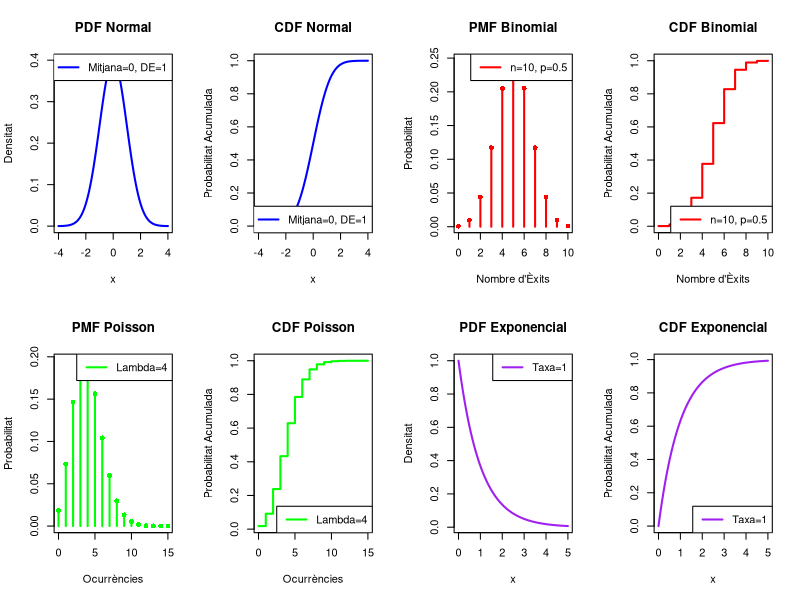
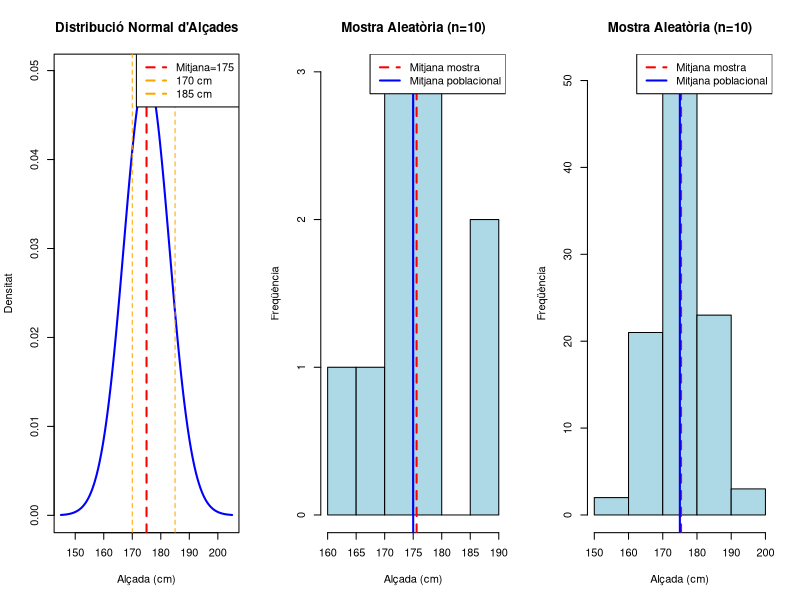
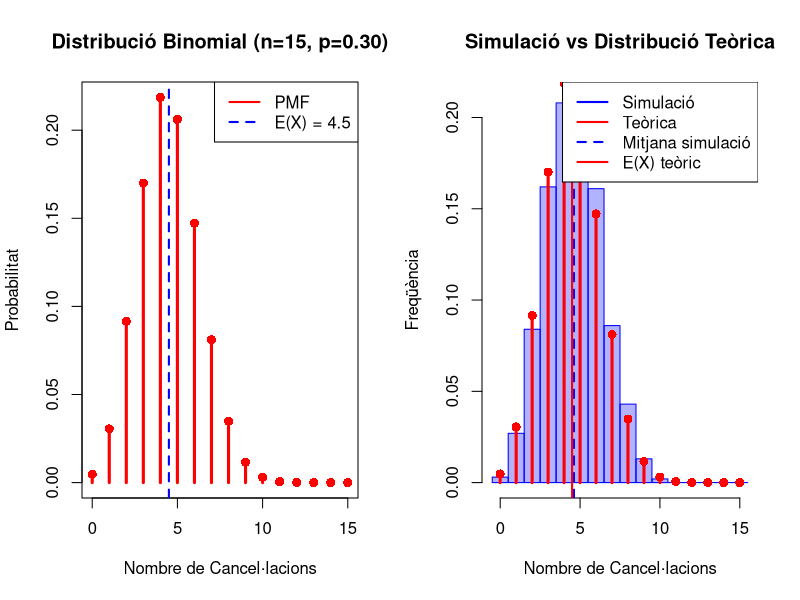

R code for these plots, in order:
### ==================================================
### Estadística Grau Matemàtiques
### Rlab0: Funcions de distribució
### ==================================================

quartz(width = 20, height = 12)
par(mfrow = c(2,4))

# 1. Distribució Normal
?dnorm
x <- seq(-4, 4, length=100)
y <- dnorm(x, mean=0, sd=1)
plot(x, y, type="l", col="blue", lwd=2, main="PDF Normal",
     xlab="x", ylab="Densitat")
legend("topright", legend="Mitjana=0, DE=1", col="blue", lwd=2)

y_cdf <- pnorm(x, mean=0, sd=1)
plot(x, y_cdf, type="l", col="blue", lwd=2, main="CDF Normal",
     xlab="x", ylab="Probabilitat Acumulada")
legend("bottomright", legend="Mitjana=0, DE=1", col="blue", lwd=2)

# 2. Distribució Binomial
?dbinom
x <- 0:10
y <- dbinom(x, size=10, prob=0.5)
plot(x, y, type="h", col="red", lwd=2, main="PMF Binomial",
     xlab="Nombre d'Èxits", ylab="Probabilitat")
points(x, y, pch=16, col="red")
legend("topright", legend="n=10, p=0.5", col="red", lwd=2)

y_cdf <- pbinom(x, size=10, prob=0.5)
plot(x, y_cdf, type="s", col="red", lwd=2, main="CDF Binomial",
     xlab="Nombre d'Èxits", ylab="Probabilitat Acumulada")
legend("bottomright", legend="n=10, p=0.5", col="red", lwd=2)

# 3. Distribució de Poisson
?dpois
x <- 0:15
y <- dpois(x, lambda=4)
plot(x, y, type="h", col="green", lwd=2, main="PMF Poisson",
     xlab="Ocurrències", ylab="Probabilitat")
points(x, y, pch=16, col="green")
legend("topright", legend="Lambda=4", col="green", lwd=2)

y_cdf <- ppois(x, lambda=4)
plot(x, y_cdf, type="s", col="green", lwd=2, main="CDF Poisson",
     xlab="Ocurrències", ylab="Probabilitat Acumulada")
legend("bottomright", legend="Lambda=4", col="green", lwd=2)

# 4. Distribució Exponencial
?dexp
x <- seq(0, 5, length=100)
y <- dexp(x, rate=1)
plot(x, y, type="l", col="purple", lwd=2, main="PDF Exponencial",
     xlab="x", ylab="Densitat")
legend("topright", legend="Taxa=1", col="purple", lwd=2)

y_cdf <- pexp(x, rate=1)
plot(x, y_cdf, type="l", col="purple", lwd=2, main="CDF Exponencial",
     xlab="x", ylab="Probabilitat Acumulada")
legend("bottomright", legend="Taxa=1", col="purple", lwd=2)

# ============================================================================
# EXERCICIS
# ============================================================================

# EXERCICI 1: Distribució Normal en R
# Suposem que les altures de les persones adultes en una certa població segueixen 
# una distribució Normal amb:
# Mitjana = 175 cm
# Desviació estàndard = 8 cm
# 
# Preguntes:
#   
# 1) Càlcul de Probabilitats (CDF)
# Quina és la probabilitat que una persona seleccionada aleatòriament 
# sigui més baixa que 170 cm?
# Quina és la probabilitat que una persona seleccionada aleatòriament 
# sigui més alta que 185 cm?
# Quina és la probabilitat que una persona seleccionada aleatòriament 
# tingui una alçada entre 165 cm i 180 cm?
#   
# 2) Quantils (CDF Inversa)
# Troba l'alçada corresponent al percentil 90 (és a dir, el 90% dels 
# subjectes són més baixos que aquesta alçada).
# Troba l'alçada que separa el 5% més alt de la resta.
# 
# 3) Generació de Mostres Aleatòries
# Genera una mostra aleatòria de 10 alçades de persones d'aquesta 
# distribució i mostra-les.
# Calcula la mitjana i la desviació estàndard de la mostra. 
# Coincideix amb els paràmetres de la població?

# PISTES:
?pnorm
?qnorm
?rnorm

# EXERCICI 2: Distribució Binomial en R
# Una empresa de telecomunicacions sap que el 30% dels clients que contracten 
# un servei d'internet el cancel.len durant el primer any.
# L'empresa ha contractat 15 nous clients aquest mes.
# 
# Preguntes:
#   
# 1) Càlcul de Probabilitats (PMF i CDF)
# Quina és la probabilitat que exactament 5 clients cancel.lin el servei?
# Quina és la probabilitat que 3 o menys clients cancel.lin el servei?
# Quina és la probabilitat que almenys 8 clients cancel.lin el servei?
# Quina és la probabilitat que entre 4 i 7 clients (ambdós inclosos) 
# cancel.lin el servei?
#   
# 2) Valor Esperat i Variància
# Quin és el nombre esperat de cancel.lacions?
# Quina és la variància del nombre de cancel.lacions?
# 
# 3) Simulació
# Simula 1000 experiments on cada experiment representa els 15 nous clients.
# Per a cada experiment, compta quants clients cancel.len.
# Crea un histograma dels resultats i compara'l amb la distribució 
# teòrica binomial.
# Calcula la mitjana de les cancel.lacions en les 1000 simulacions. 
# S'assembla al valor esperat teòric?

# PISTES:
?dbinom  # Funció de massa de probabilitat
?pbinom  # Funció de distribució acumulada
?rbinom  # Generació de nombres aleatoris
# Valor esperat: n * p
# Variància: n * p * (1-p)

# ============================================================================
# SOLUCIONS EXERCICI 1
# ============================================================================

# 1)
pnorm(170, mean=175, sd = 8)
1-pnorm(185, mean=175, sd = 8)
pnorm(180, mean=175, sd = 8)-pnorm(165, mean=175, sd = 8)

# 2)
qnorm(0.90, mean=175, sd = 8)
qnorm(0.95, mean=175, sd = 8)

# 3)
set.seed(123)  # Per reproducibilitat
mu <- 175  # Mitjana
sigma <- 8  # Desviació estandard
sample_heights <- rnorm(10, mean=mu, sd=sigma)  # Genera 10 alçades  
sample_mean <- mean(sample_heights)  # Calcula la mitjana
sample_sd <- sd(sample_heights)  # Calcula la desviació estàndard

# Visualització per comparar distribució teorica i la mostra generada
quartz()
par(mfrow=c(1,3))

# Gràfic 1: PDF amb àrees de probabilitat
x_vals <- seq(145, 205, length=200)
y_vals <- dnorm(x_vals, mean=175, sd=8)
plot(x_vals, y_vals, type="l", col="blue", lwd=2,
     main="Distribució Normal d'Alçades",
     xlab="Alçada (cm)", ylab="Densitat")
abline(v=175, col="red", lty=2, lwd=2)
abline(v=c(170, 185), col="orange", lty=2)
legend("topright", 
       legend=c("Mitjana=175", "170 cm", "185 cm"),
       col=c("red", "orange", "orange"),
       lty=c(2,2,2), lwd=2)

# Gràfic 2: Mostra aleatòria n=10
hist(sample_heights, breaks=5, col="lightblue", border="black",
     main="Mostra Aleatòria (n=10)",
     xlab="Alçada (cm)", ylab="Freqüència")
abline(v=sample_mean, col="red", lwd=2, lty=2)
abline(v=175, col="blue", lwd=2, lty=1)
legend("topright",
       legend=c("Mitjana mostra", "Mitjana poblacional"),
       col=c("red", "blue"), lty=c(2,1), lwd=2)

# Gràfic 2: Mostra aleatòria n=100
sample100_heights <- rnorm(100, mean=mu, sd=sigma)
sample100_mean <- mean(sample100_heights)
hist(sample100_heights, breaks=5, col="lightblue", border="black",
     main="Mostra Aleatòria (n=10)",
     xlab="Alçada (cm)", ylab="Freqüència")
abline(v=sample100_mean, col="red", lwd=2, lty=2)
abline(v=175, col="blue", lwd=2, lty=1)
legend("topright",
       legend=c("Mitjana mostra", "Mitjana poblacional"),
       col=c("red", "blue"), lty=c(2,1), lwd=2)


# ============================================================================
# SOLUCIONS EXERCICI 2
# ============================================================================

# 1) Càlcul de Probabilitats
dbinom(5, size=15, prob=0.30) # a) P(X = 5)
pbinom(3, size=15, prob=0.30) # b) P(X ≤ 3)
1 - pbinom(7, size=15, prob=0.30) # c) P(X ≥ 8)
# O alternativament: pbinom(7, size=15, prob=0.30, lower.tail=FALSE)
pbinom(7, size=15, prob=0.30) - pbinom(3, size=15, prob=0.30) # d) P(4 ≤ X ≤ 7)

# 2) Valor Esperat i Variància
n <- 15
p <- 0.30
valor_esperat <- n * p
variancia <- n * p * (1 - p)
desviacio_estandard <- sqrt(variancia)

# 3) Simulació 
set.seed(456)  # Per reproducibilitat
simulacions <- rbinom(1000, size=15, prob=0.30)

mitjana_simulacions <- mean(simulacions)
de_simulacions <- sd(simulacions) 

# Visualització
quartz(width = 20, height = 15)
par(mfrow=c(1,2))

# Gràfic 1: PMF i CDF teòriques
x_bin <- 0:15
y_pmf <- dbinom(x_bin, size=15, prob=0.30)

plot(x_bin, y_pmf, type="h", col="red", lwd=3,
     main="Distribució Binomial (n=15, p=0.30)",
     xlab="Nombre de Cancel·lacions", ylab="Probabilitat")
points(x_bin, y_pmf, pch=16, col="red", cex=1.2)
abline(v=valor_esperat, col="blue", lwd=2, lty=2)
legend("topright", 
       legend=c("PMF", paste("E(X) =", round(valor_esperat, 2))),
       col=c("red", "blue"), lty=c(1,2), lwd=2)

# Gràfic 2: Comparació Simulació vs Teòrica
hist(simulacions, breaks=seq(-0.5, 15.5, 1), 
     col=rgb(0, 0, 1, 0.3), border="blue",
     main="Simulació vs Distribució Teòrica",
     xlab="Nombre de Cancel·lacions", 
     ylab="Freqüència",
     freq=FALSE)

# Superposar la distribució teòrica
points(x_bin, y_pmf, type="h", col="red", lwd=3)
points(x_bin, y_pmf, pch=16, col="red", cex=1.2)

abline(v=mitjana_simulacions, col="blue", lwd=2, lty=2)
abline(v=valor_esperat, col="red", lwd=2, lty=1)

legend("topright",
       legend=c("Simulació", "Teòrica", 
                "Mitjana simulació", "E(X) teòric"),
       col=c("blue", "red", "blue", "red"),
       lty=c(1, 1, 2, 1), lwd=2)
